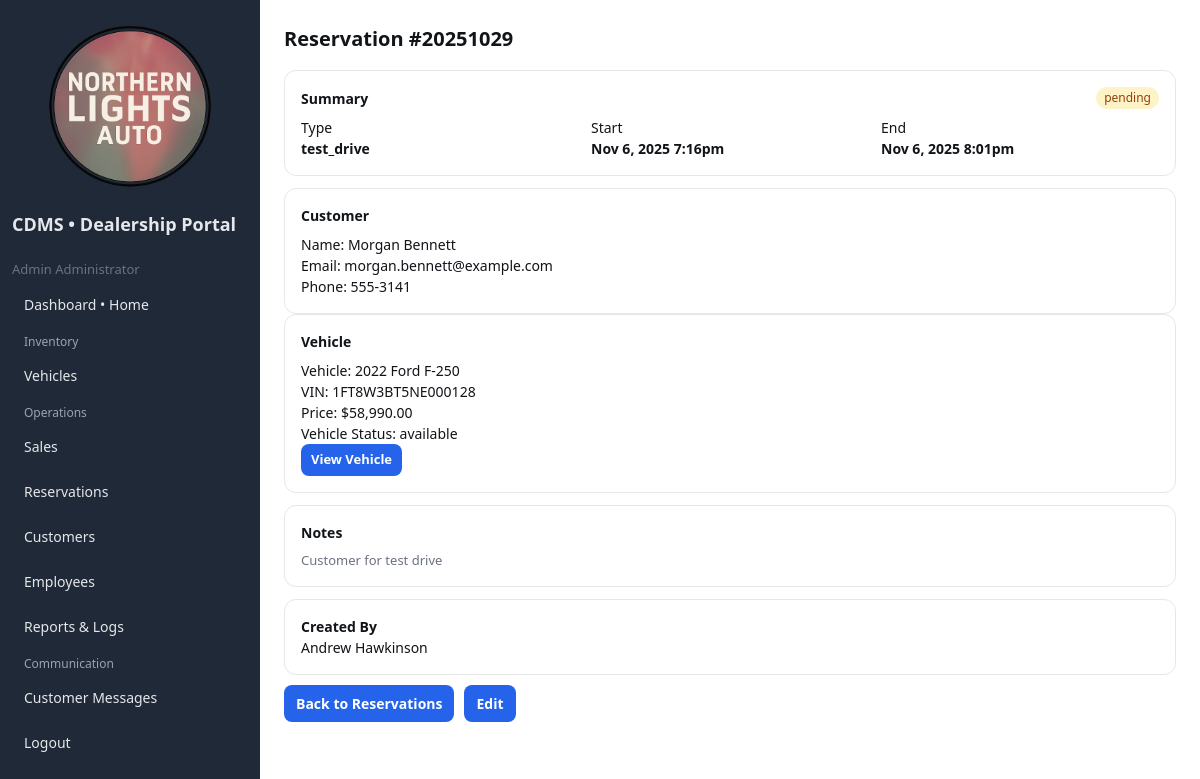
Before: /public/reservation_view.php?id=20251029 (signed in) with the older database file.
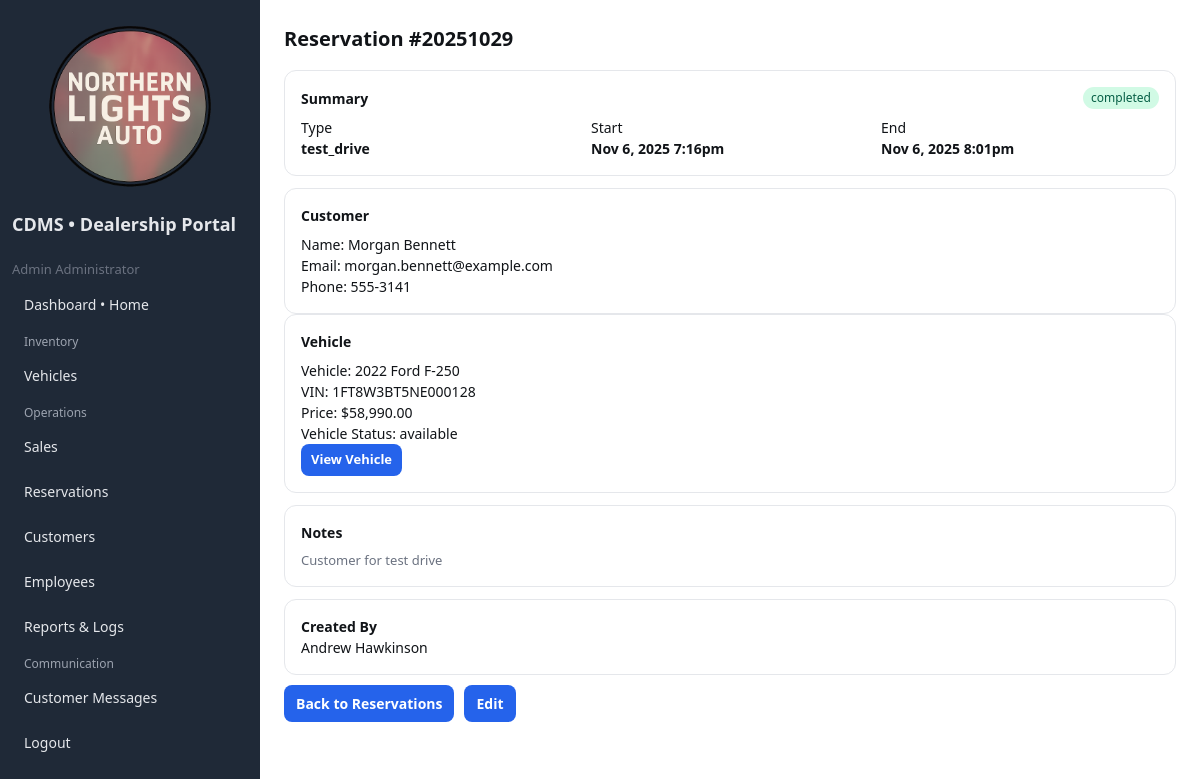
After: the same page with the newer database file.
### tables this page shows
CREATE TABLE `reservations` (
  `reservation_id` int(11) NOT NULL,
  `vehicle_id` int(11) NOT NULL,
  `customer_id` int(11) NOT NULL,
  `created_by_employee_id` int(11) DEFAULT NULL,
  `type` enum('test_drive','hold') NOT NULL DEFAULT 'test_drive',
  `start_datetime` datetime NOT NULL,
  `end_datetime` datetime NOT NULL,
  `status` enum('pending','confirmed','completed','canceled','expired') NOT NULL DEFAULT 'pending',
  `notes` varchar(500) DEFAULT NULL,
  `created_at` timestamp NOT NULL DEFAULT current_timestamp(),
  `updated_at` timestamp NOT NULL DEFAULT current_timestamp() ON UPDATE current_timestamp()
);

CREATE TABLE `customers` (
  `customer_id` int(11) NOT NULL,
  `first_name` varchar(50) NOT NULL,
  `last_name` varchar(50) NOT NULL,
  `email` varchar(120) NOT NULL,
  `phone` varchar(30) DEFAULT NULL,
  `address_line1` varchar(120) DEFAULT NULL,
  `address_line2` varchar(120) DEFAULT NULL,
  `city` varchar(80) DEFAULT NULL,
  `state_province` varchar(80) DEFAULT NULL,
  `postal_code` varchar(20) DEFAULT NULL,
  `created_at` timestamp NOT NULL DEFAULT current_timestamp(),
  `updated_at` timestamp NOT NULL DEFAULT current_timestamp() ON UPDATE current_timestamp(),
  `password_hash` varchar(255) DEFAULT NULL
);

CREATE TABLE `vehicles` (
  `vehicle_id` int(11) NOT NULL,
  `vin` char(17) NOT NULL,
  `make` varchar(50) NOT NULL,
  `model` varchar(50) NOT NULL,
  `trim` varchar(50) DEFAULT NULL,
  `model_year` year(4) NOT NULL,
  `color` varchar(40) DEFAULT NULL,
  `body_style` varchar(40) DEFAULT NULL,
  `transmission` varchar(40) DEFAULT NULL,
  `fuel_type` varchar(40) DEFAULT NULL,
  `mileage` int(11) DEFAULT 0,
  `price` decimal(10,2) NOT NULL,
  `image_url` varchar(255) DEFAULT NULL,
  `status` enum('available','reserved','sold') NOT NULL DEFAULT 'available',
  `image_filename` varchar(255) DEFAULT NULL,
  `location` varchar(80) DEFAULT NULL,
  `listed_at` date NOT NULL DEFAULT curdate(),
  `created_at` timestamp NOT NULL DEFAULT current_timestamp(),
  `updated_at` timestamp NOT NULL DEFAULT current_timestamp() ON UPDATE current_timestamp()
);

CREATE TABLE `employees` (
  `employee_id` int(11) NOT NULL,
  `first_name` varchar(50) NOT NULL,
  `last_name` varchar(50) NOT NULL,
  `email` varchar(120) NOT NULL,
  `password_hash` varchar(100) DEFAULT NULL,
  `phone` varchar(30) DEFAULT NULL,
  `role` enum('sales','manager','admin') NOT NULL DEFAULT 'sales',
  `hire_date` date NOT NULL DEFAULT curdate(),
  `is_active` tinyint(1) NOT NULL DEFAULT 1,
  `created_at` timestamp NOT NULL DEFAULT current_timestamp(),
  `updated_at` timestamp NOT NULL DEFAULT current_timestamp() ON UPDATE current_timestamp()
);

### lib/helpers.php (called while the page is built, shortened)
<?php
function e($string)
{
    return htmlspecialchars($string, ENT_QUOTES, 'UTF-8');
}

### public/reservation_view.php (the view, shortened to what this page needs)
<?php
$pdo = DB::conn();
$id = (int)($_GET['id'] ?? 0);
$sql = "SELECT r.*,
               c.first_name AS cust_first, c.last_name AS cust_last, c.email AS cust_email, c.phone AS cust_phone,
               v.make, v.model, v.model_year, v.vin, v.price, v.status AS vehicle_status,
               e.first_name AS emp_first, e.last_name AS emp_last
        FROM reservations r
        LEFT JOIN customers c ON c.customer_id = r.customer_id
        LEFT JOIN vehicles  v ON v.vehicle_id  = r.vehicle_id
        LEFT JOIN employees e ON e.employee_id = r.created_by_employee_id
        WHERE r.reservation_id = ?
        LIMIT 1";
$st = $pdo->prepare($sql);
$st->execute([$id]);
$res = $st->fetch(PDO::FETCH_ASSOC);
$start = $res['start_datetime'] ? date('M j, Y g:ia', strtotime($res['start_datetime'])) : '—';
$end   = $res['end_datetime']   ? date('M j, Y g:ia', strtotime($res['end_datetime']))   : '—';
$cust  = trim(($res['cust_first'] ?? '') . ' ' . ($res['cust_last'] ?? '')) ?: 'Unknown';
$veh   = trim(($res['model_year'] ? $res['model_year'] . ' ' : '') . ($res['make'] ?? '') . ' ' . ($res['model'] ?? ''));
$statusText = $res['status'] ?? '';
$statusCls  = in_array($statusText, ['confirmed', 'completed'], true) ? 'ok'
    : (in_array($statusText, ['canceled', 'expired'], true) ? 'muted' : 'warn');
?>
<!doctype html>
<html>
<head>
    <?php include __DIR__ . '/../includes/header.php'; ?>
</head>
<body class="page-reservations">
    <div class="layout">
        <?php include __DIR__ . '/_sidebar.php'; ?>
        <div class="content">
            <div class="header">
                <div class="title">Reservation #<?= (int)$id ?></div>
            </div>
            <div class="card">
                <div class="flex-between mb-8">
                    <div class="fw-700">Summary</div>
                    <span class="badge <?= $statusCls ?>"><?= e($statusText) ?></span>
                </div>
                <div class="grid-3">
                    <div><div class="muted">Type</div><div class="fw-600"><?= e($res['type'] ?? '—') ?></div></div>
                    <div><div class="muted">Start</div><div class="fw-600"><?= e($start) ?></div></div>
                    <div><div class="muted">End</div><div class="fw-600"><?= e($end) ?></div></div>
                </div>
            </div>
            <div class="grid-2 mt-12" style="gap:24px;">
                <div class="card">
                    <div class="fw-700 mb-8">Customer</div>
                    <div class="field-row"><span class="field-label">Name:</span> <?= e($cust) ?></div>
                    <div class="field-row"><span class="field-label">Email:</span> <?= e($res['cust_email'] ?? '') ?></div>
                    <div class="field-row"><span class="field-label">Phone:</span> <?= e($res['cust_phone'] ?? '') ?></div>
                </div>
                <div class="card">
                    <div class="fw-700 mb-8">Vehicle</div>
                    <div class="field-row"><span class="field-label">Vehicle:</span> <?= e($veh ?: '—') ?></div>
                    <div class="field-row"><span class="field-label">VIN:</span> <?= e($res['vin'] ?? '') ?></div>
                    <div class="field-row"><span class="field-label">Price:</span> <?= isset($res['price']) ? '$' . number_format((float)$res['price'], 2) : '—' ?></div>
                    <div class="field-row"><span class="field-label">Vehicle Status:</span> <?= e($res['vehicle_status'] ?? '') ?></div>
                    <?php if (!empty($res['vehicle_id'])): ?>
                        <div class="field-row"><a class="btn btn-sm" href="<?= BASE_URL ?>/vehicle_view_dealer.php?id=<?= (int)$res['vehicle_id'] ?>">View Vehicle</a></div>
                    <?php endif; ?>
                </div>
            </div>
            <div class="card mt-12">
                <div class="fw-700 mb-8">Notes</div>
                <div class="note" style="white-space:pre-wrap;"><?= e($res['notes'] ?? 'None') ?></div>
            </div>
            <div class="card mt-12">
                <div class="fw-700 mb-4">Created By</div>
                <div><?= e(trim(($res['emp_first'] ?? '') . ' ' . ($res['emp_last'] ?? '')) ?: 'Unknown') ?></div>
            </div>
            <div class="mt-10" style="display:flex;gap:10px;align-items:center;">
                <a class="btn secondary" href="<?= BASE_URL ?>/reservations.php">Back to Reservations</a>
                <a class="btn" href="<?= BASE_URL ?>/reservation_edit.php?id=<?= (int)$id ?>">Edit</a>
            </div>
        </div>
    </div>
</body>
</html>

Changed rows visible on the page:
changed reservations "test_drive": status "pending" → "completed"
